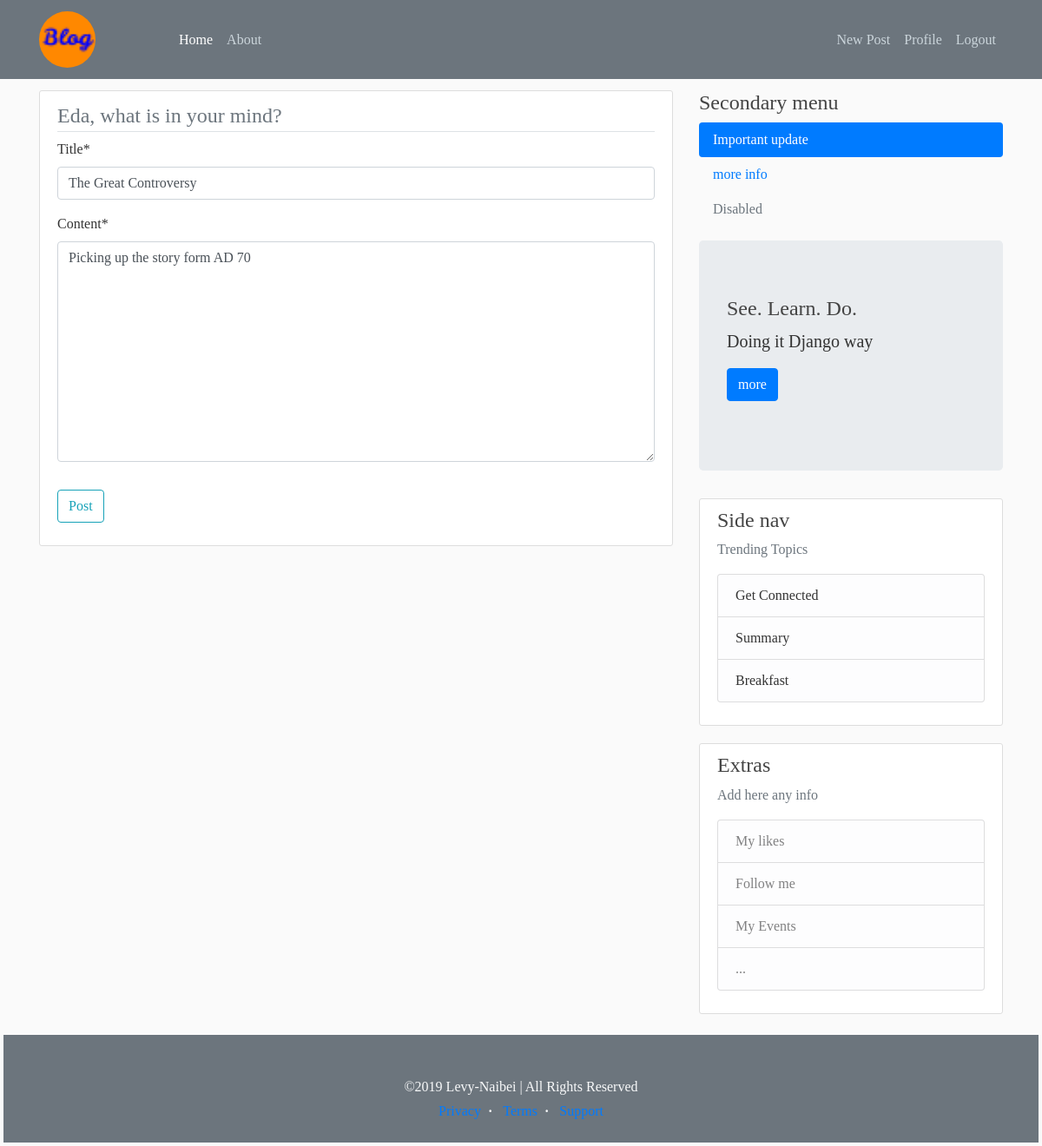
Page /post/24/update/ (signed in) on the earlier database version.
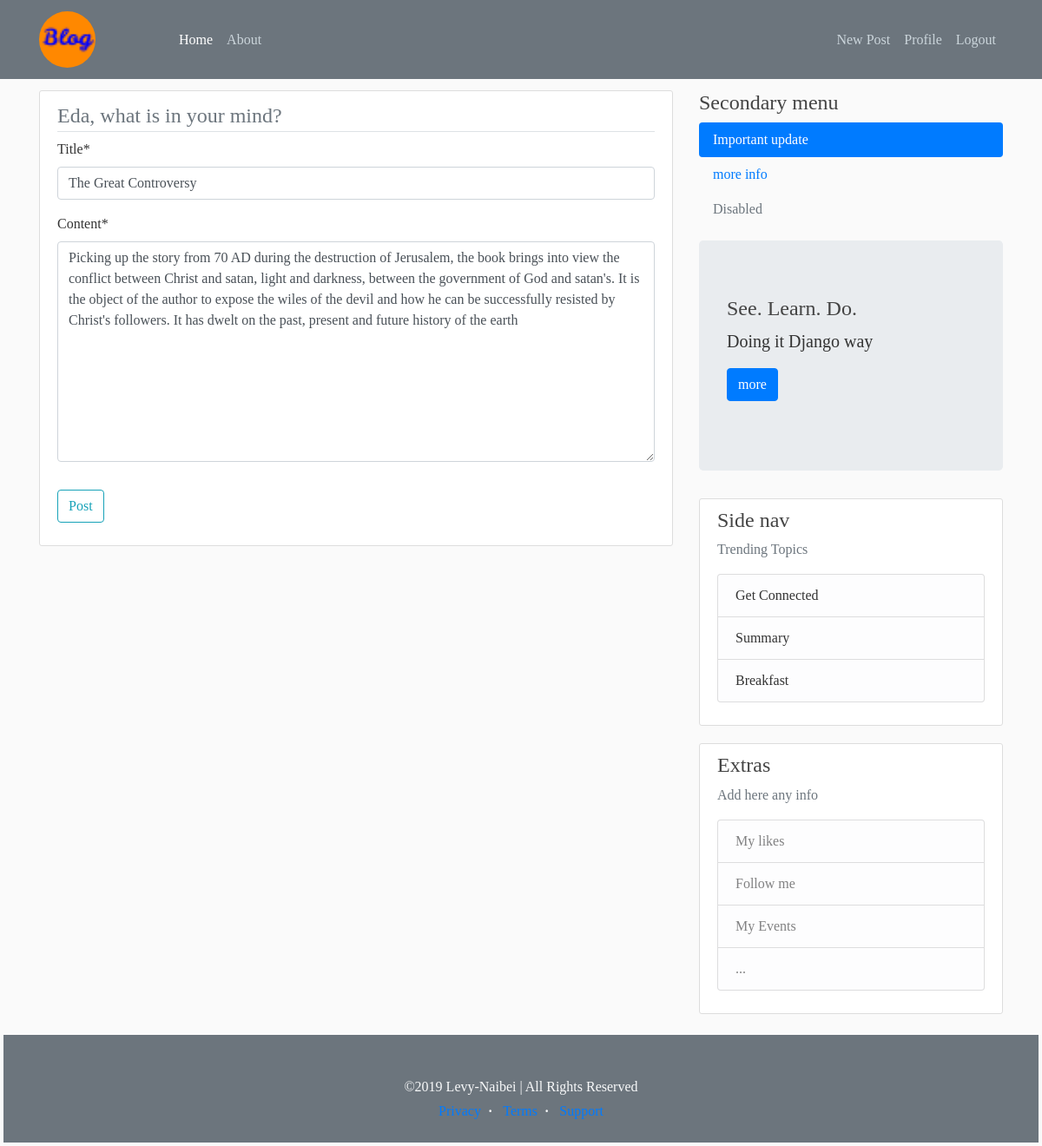
Same page on the later database version.
### blog/models.py (models this page shows, shortened)
class Post(models.Model):
	title = models.CharField(max_length=80)
	content = models.TextField()
	date_posted = models.DateTimeField(default=timezone.now)
	author = models.ForeignKey(User, on_delete=models.CASCADE)

### blog/views.py (the view, shortened to what this page needs)
# urls.py: path('post/<int:pk>/update/', PostUpdateView.as_view(), name='post-update'),
class PostUpdateView(LoginRequiredMixin, UserPassesTestMixin, UpdateView):
	model = Post
	fields = ['title', 'content']
	def test_func(self):
		post = self.get_object()
		if self.request.user == post.author:
			return True
		return False

### blog/templates/blog/post_form.html (shortened to what this page needs)
{% extends "blog/base.html" %}
{% load crispy_forms_tags %}
{% block content %}
    <div class="content-section">
        <form method="POST" enctype="multipart/form-data">
            <fieldset class="form-group">
                <legend class="border-bottom mb-2 text-muted"> {{user.username}}, what is in your mind?</legend>
                {{form|crispy}}
            </fieldset>
            <div class="form-group">
                <button class="btn btn-outline-info" type="submit">Post</button>
            </div>
        </form>
    </div>
{% endblock%}

Differences in the rows shown:
changed Post "The Great Controversy": content "Picking up the story form AD 70" → "Picking up the story from 70 AD during the destruction of Jerusalem, the book brings into view the conflict between Christ and satan, light and darkness, between the government of God and satan's. It is the object of the author to expose the wiles of the devil and how he can be successfully resisted by Christ's followers. It has dwelt on the past, present and future history of the earth"
